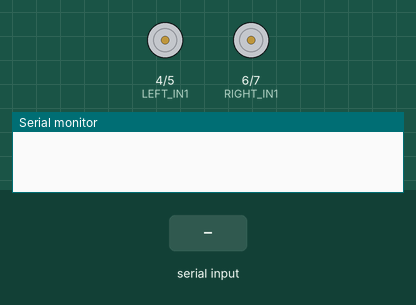
Recording of a sketch running on a simulated Arduino Uno, built with avr-gcc and run on an emulated ATmega328P. Parts: motor-driver pin pairs drawn as motors (green arrow = first pin HIGH = forward, orange = second pin HIGH = backward, longer = more drive), the last lines printed to the serial monitor. Inputs (shaded band) come from the test bench.

Above: at 1.2 s.
1.3 s: "F" received over Serial
At 2.0 s:
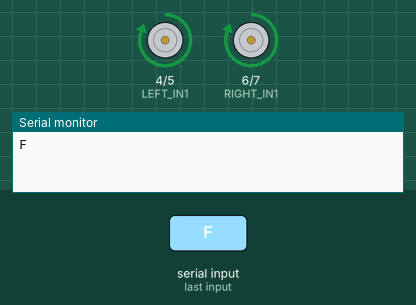
2.8 s: "B" received over Serial
At 3.1 s:
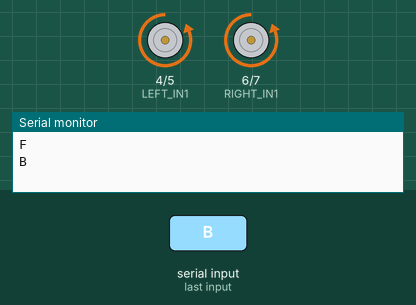
4.3 s: "L" received over Serial
At 5.5 s:
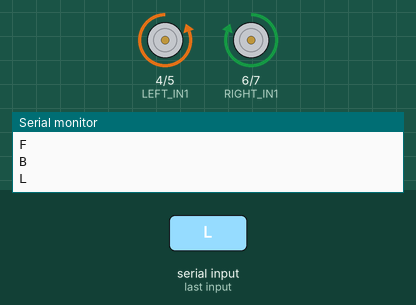
5.8 s: "R" received over Serial
At 6.6 s:
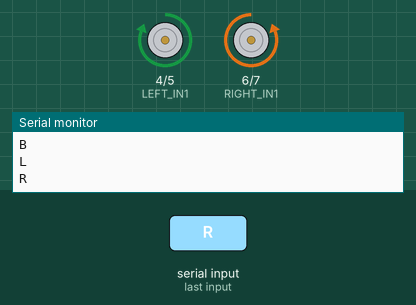
Timing chart, 0 to 8.3 s (numbered marks = the images above; inputs shaded):
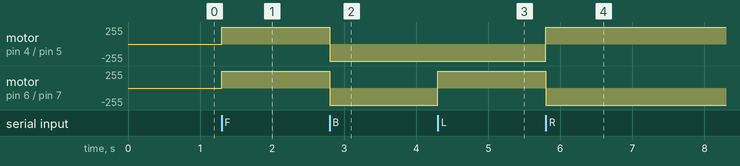

The sketch:

car.ino
```cpp
#define LEFT_IN1   4
#define LEFT_IN2   5
#define RIGHT_IN1  6
#define RIGHT_IN2  7

char data; // incoming command

void setup() {
  Serial.begin(9600);

  pinMode(LEFT_IN1,  OUTPUT);
  pinMode(LEFT_IN2,  OUTPUT);
  pinMode(RIGHT_IN1, OUTPUT);
  pinMode(RIGHT_IN2, OUTPUT);
}

void loop() {
  if (Serial.available() > 0) {
    data = Serial.read();
    Serial.println(data);

    switch (data) {
      case 'F': // forward
        digitalWrite(LEFT_IN1,  HIGH);
        digitalWrite(LEFT_IN2,  LOW);
        digitalWrite(RIGHT_IN1, HIGH);
        digitalWrite(RIGHT_IN2, LOW);
        break;

      case 'B': // backward
        digitalWrite(LEFT_IN1,  LOW);
        digitalWrite(LEFT_IN2,  HIGH);
        digitalWrite(RIGHT_IN1, LOW);
        digitalWrite(RIGHT_IN2, HIGH);
        break;

      case 'L': // spin left
        digitalWrite(LEFT_IN1,  LOW);
        digitalWrite(LEFT_IN2,  HIGH);
        digitalWrite(RIGHT_IN1, HIGH);
        digitalWrite(RIGHT_IN2, LOW);
        break;

      case 'R': // spin right
        digitalWrite(LEFT_IN1,  HIGH);
        digitalWrite(LEFT_IN2,  LOW);
        digitalWrite(RIGHT_IN1, LOW);
        digitalWrite(RIGHT_IN2, HIGH);
        break;

      case 'S': // stop
      default:
        digitalWrite(LEFT_IN1,  LOW);
        digitalWrite(LEFT_IN2,  LOW);
        digitalWrite(RIGHT_IN1, LOW);
        digitalWrite(RIGHT_IN2, LOW);
        break;
    }
  }
}
```

Measured:
- after the input at 1.3 s, motor on pin 4 (LEFT_IN1) / pin 5 (LEFT_IN2), motor on pin 6 (RIGHT_IN1) / pin 7 (RIGHT_IN2): stopped → forward 255/255 at once
- after the input at 2.8 s, motor on pin 4 (LEFT_IN1) / pin 5 (LEFT_IN2), motor on pin 6 (RIGHT_IN1) / pin 7 (RIGHT_IN2): forward 255/255 → backward 255/255 at once
- after the input at 4.3 s, motor on pin 6 (RIGHT_IN1) / pin 7 (RIGHT_IN2): backward 255/255 → forward 255/255 at once
- after the input at 5.8 s, motor on pin 4 (LEFT_IN1) / pin 5 (LEFT_IN2): backward 255/255 → forward 255/255 at once; motor on pin 6 (RIGHT_IN1) / pin 7 (RIGHT_IN2): forward 255/255 → backward 255/255 at once
